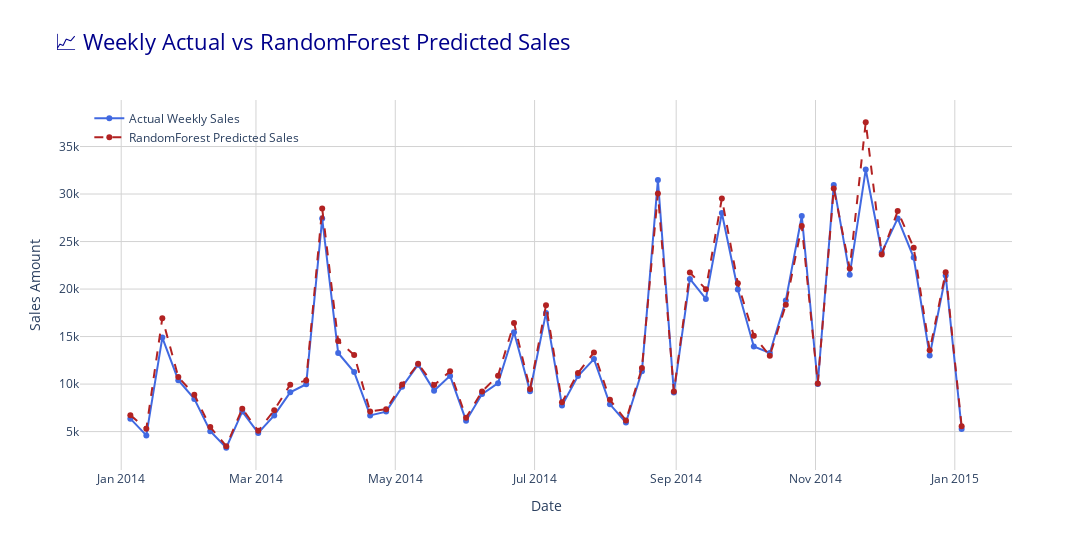

Source (notebook cell):
### Code cell
fig = plot_forecast(dates_test,y_test,preds_rf,model_name='RandomForest')
fig.show()
fig.write_image(config['dir']['artifacts_dir']+'/Randome_forest.png')
